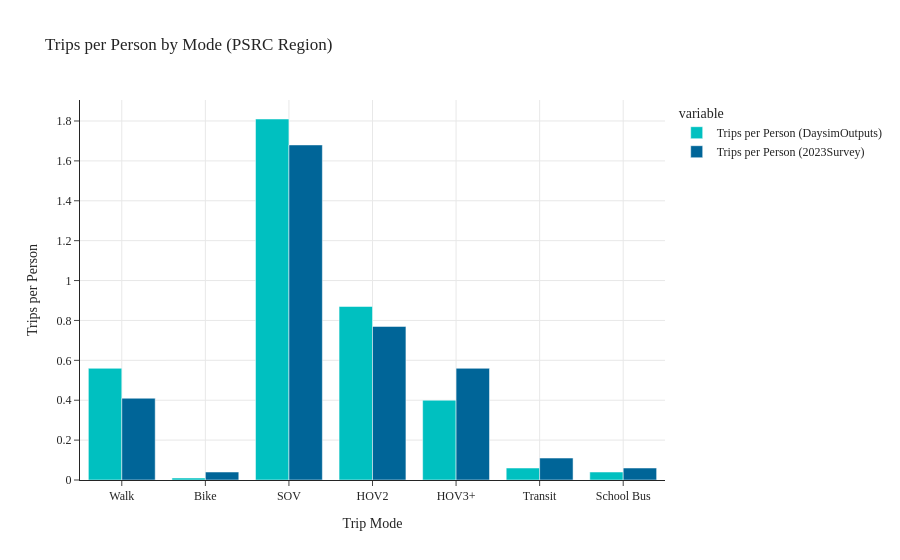

This figure's notebook cell:
### Code cell
trips_per_ps_by_mode(data1=data_daysim, data2=data_survey, tag='PSRC Region')

### Figure 1 — Plotly figure (JSON) as saved in the notebook; plotly's stock layout.template omitted (floating-point values rounded to 4 significant figures)
{"data": [{"alignmentgroup": "True", "hovertemplate": "variable=Trips per Person (DaysimOutputs)<br>Trip Mode=%{x}<br>value=%{y}<extra></extra>", "legendgroup": "Trips per Person (DaysimOutputs)", "marker": {"color": "#00C0C0", "pattern": {"shape": ""}}, "name": "Trips per Person (DaysimOutputs)", "offsetgroup": "Trips per Person (DaysimOutputs)", "orientation": "v", "showlegend": true, "textposition": "auto", "type": "bar", "x": ["Walk", "Bike", "SOV", "HOV2", "HOV3+", "Transit", "School Bus"], "xaxis": "x", "y": [0.56, 0.01, 1.81, 0.87, 0.4, 0.06, 0.04], "yaxis": "y"}, {"alignmentgroup": "True", "hovertemplate": "variable=Trips per Person (2023Survey)<br>Trip Mode=%{x}<br>value=%{y}<extra></extra>", "legendgroup": "Trips per Person (2023Survey)", "marker": {"color": "#006598", "pattern": {"shape": ""}}, "name": "Trips per Person (2023Survey)", "offsetgroup": "Trips per Person (2023Survey)", "orientation": "v", "showlegend": true, "textposition": "auto", "type": "bar", "x": ["Walk", "Bike", "SOV", "HOV2", "HOV3+", "Transit", "School Bus"], "xaxis": "x", "y": [0.41, 0.04, 1.68, 0.77, 0.56, 0.11, 0.06], "yaxis": "y"}], "layout": {"barmode": "group", "legend": {"title": {"text": "variable"}, "tracegroupgap": 0}, "title": {"text": "Trips per Person by Mode (PSRC Region)"}, "xaxis": {"anchor": "y", "domain": [0.0, 1.0], "showgrid": true, "title": {"text": "Trip Mode"}}, "yaxis": {"anchor": "x", "domain": [0.0, 1.0], "showgrid": true, "title": {"text": "Trips per Person"}}}}
